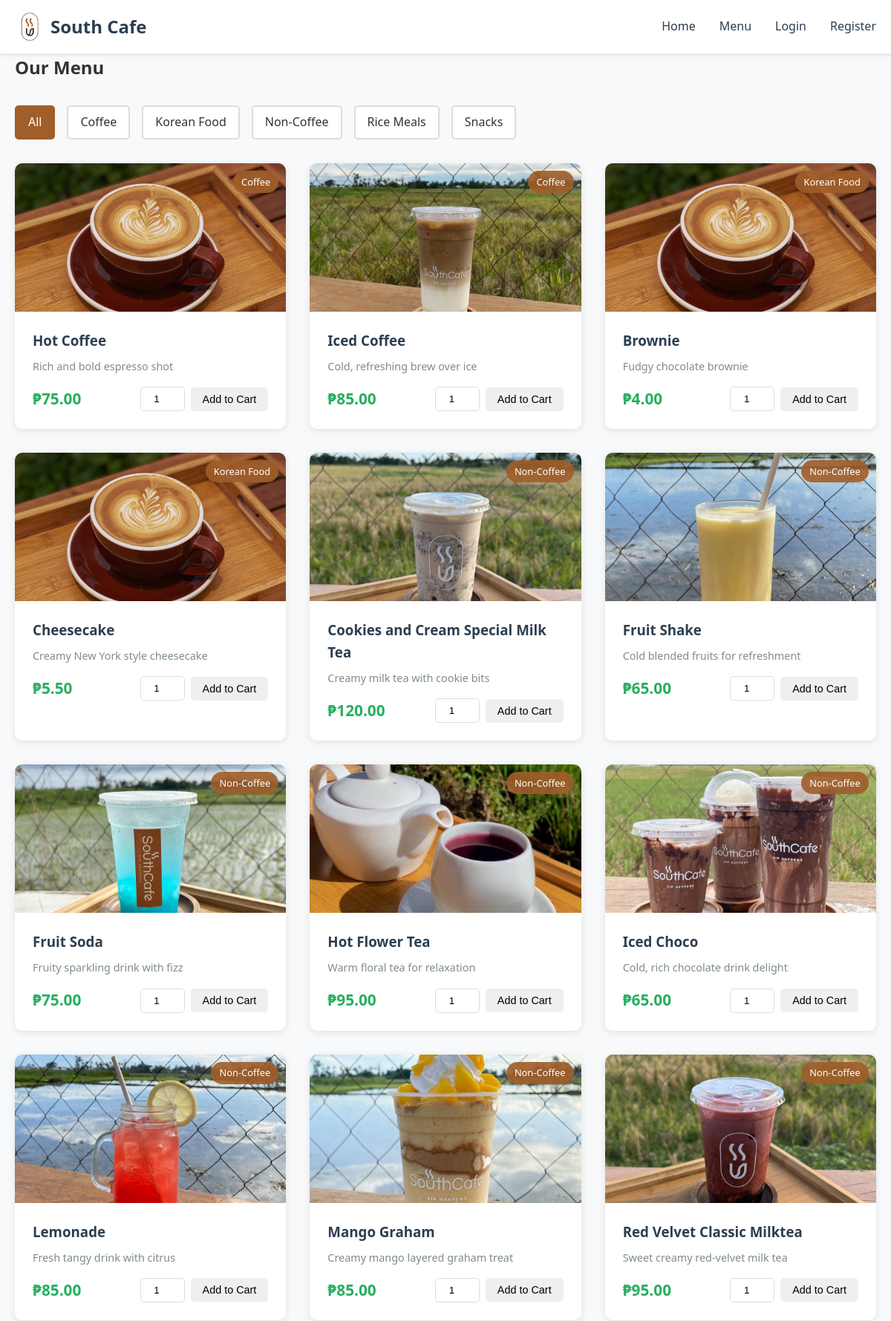
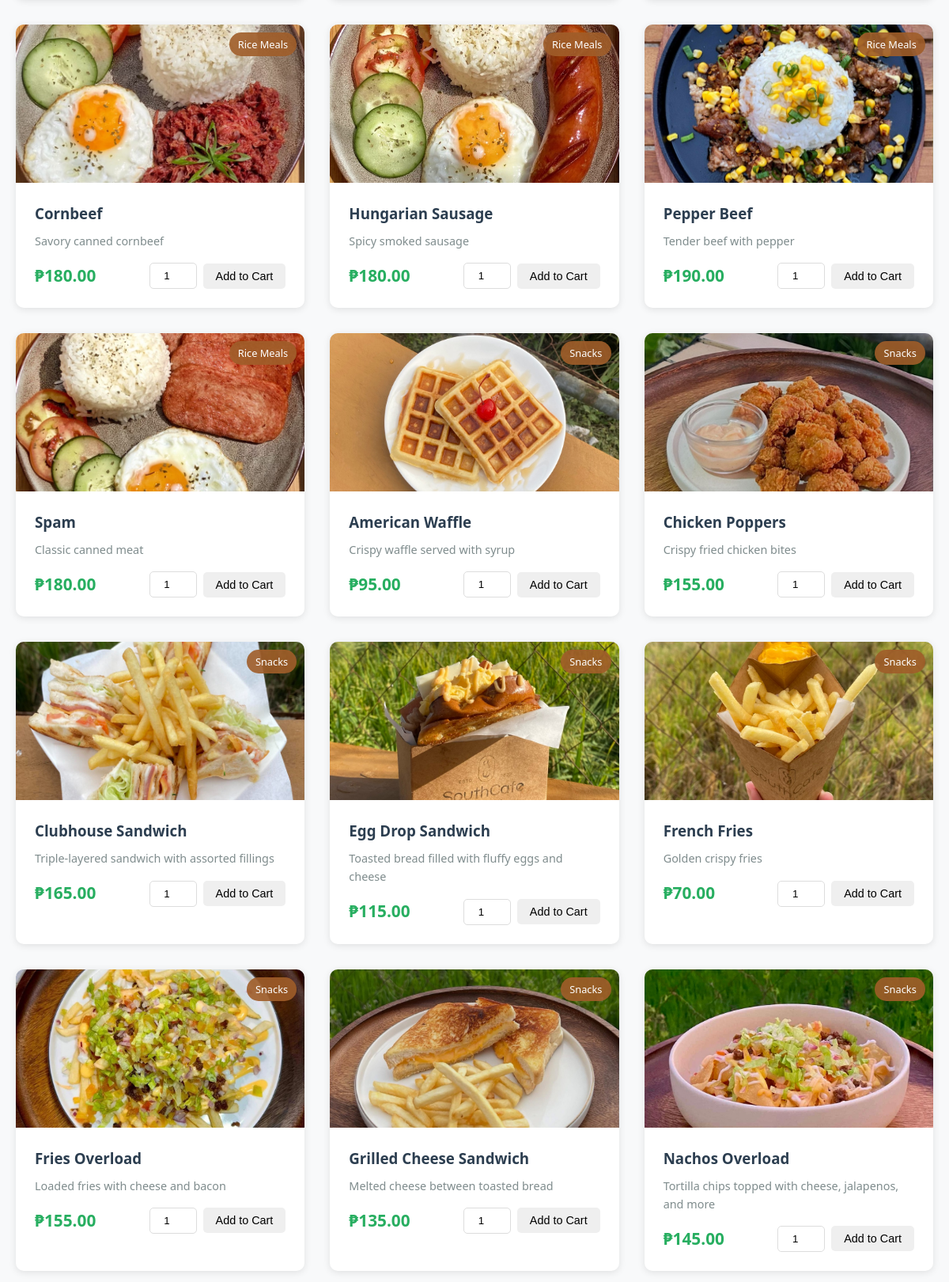
Page /menu.php (upper part) on the committed database (2 pictures, top to bottom).
### tables this page shows
CREATE TABLE IF NOT EXISTS categories (
    id INT AUTO_INCREMENT PRIMARY KEY,
    name VARCHAR(50) NOT NULL,
    description TEXT
);

CREATE TABLE IF NOT EXISTS products (
    id INT AUTO_INCREMENT PRIMARY KEY,
    name VARCHAR(100) NOT NULL,
    description TEXT,
    price DECIMAL(10, 2) NOT NULL,
    category_id INT,
    image VARCHAR(255),
    available BOOLEAN DEFAULT TRUE,
    created_at TIMESTAMP DEFAULT CURRENT_TIMESTAMP,
    FOREIGN KEY (category_id) REFERENCES categories(id)
);

### menu.php (the view, shortened to what this page needs)
<?php
require_once 'config.php';
$categories_query = "SELECT * FROM categories ORDER BY name";
$categories_result = mysqli_query($conn, $categories_query);
$categories = mysqli_fetch_all($categories_result, MYSQLI_ASSOC);
$category_filter = isset($_GET['category']) ? (int)$_GET['category'] : 0;
if ($category_filter > 0) {
    $products_query = "SELECT p.*, c.name as category_name FROM products p
                       LEFT JOIN categories c ON p.category_id = c.id
                       WHERE p.available = 1 AND p.category_id = ?
                       ORDER BY p.name";
    $stmt = mysqli_prepare($conn, $products_query);
    mysqli_stmt_bind_param($stmt, "i", $category_filter);
    mysqli_stmt_execute($stmt);
    $products_result = mysqli_stmt_get_result($stmt);
} else {
    $products_query = "SELECT p.*, c.name as category_name FROM products p
                       LEFT JOIN categories c ON p.category_id = c.id
                       WHERE p.available = 1
                       ORDER BY c.name, p.name";
    $products_result = mysqli_query($conn, $products_query);
}
$products = mysqli_fetch_all($products_result, MYSQLI_ASSOC);
include 'includes/header.php';
?>
<div class="container">
    <h2>Our Menu</h2>
    <div class="filter-section">
        <a href="menu.php" class="filter-btn <?php echo $category_filter == 0 ? 'active' : ''; ?>">All</a>
        <?php foreach ($categories as $category): ?>
            <a href="menu.php?category=<?php echo $category['id']; ?>"
               class="filter-btn <?php echo $category_filter == $category['id'] ? 'active' : ''; ?>">
                <?php echo htmlspecialchars($category['name']); ?>
            </a>
        <?php endforeach; ?>
    </div>
    <div class="product-grid">
        <?php if (count($products) > 0): ?>
            <?php foreach ($products as $product): ?>
                <div class="product-card">
                    <div class="product-image">
                        <img src="images/<?php echo htmlspecialchars($product['image']); ?>"
                             alt="<?php echo htmlspecialchars($product['name']); ?>"
                             onerror="this.src='images/placeholder.jpg'">
                        <span class="category-badge"><?php echo htmlspecialchars($product['category_name']); ?></span>
                    </div>
                    <div class="product-info">
                        <h3><?php echo htmlspecialchars($product['name']); ?></h3>
                        <p class="product-description"><?php echo htmlspecialchars($product['description']); ?></p>
                        <div class="product-footer">
                            <span class="price">₱<?php echo number_format($product['price'], 2); ?></span>
                            <form method="POST" action="menu.php" class="add-to-cart-form">
                                <input type="number" name="quantity" value="1" min="1" max="99" class="quantity-input">
                                <button type="submit" name="add_to_cart" class="btn btn-small">Add to Cart</button>
                            </form>
                        </div>
                    </div>
                </div>
            <?php endforeach; ?>
        <?php else: ?>
            <p class="no-products">No products found in this category.</p>
        <?php endif; ?>
    </div>
</div>
<?php include 'includes/footer.php'; ?>

### style.css (style rules this page uses)
* { margin: 0; padding: 0; box-sizing: border-box; }
body { font-family: 'Segoe UI', Tahoma, Geneva, Verdana, sans-serif; line-height: 1.6; color: #333; background-color: #f8f9fa; }
.container { max-width: 1200px; margin: 0 auto; padding: 0 20px; }
.btn { display: inline-block; padding: 0.75rem 1.5rem; border: none; border-radius: 5px; cursor: pointer; text-decoration: none; transition: all 0.3s; font-size: 1rem; }
.btn-small { padding: 0.5rem 1rem; font-size: 0.9rem; }
.product-grid { display: grid; grid-template-columns: repeat(auto-fill, minmax(280px, 1fr)); gap: 2rem; margin: 2rem 0; }
.product-card { background: white; border-radius: 10px; overflow: hidden; box-shadow: 0 2px 10px rgba(0,0,0,0.1); transition: transform 0.3s; }
.product-image { position: relative; height: 200px; overflow: hidden; background-color: #ecf0f1; }
.product-image img { width: 100%; height: 100%; object-fit: cover; }
.category-badge { position: absolute; top: 10px; right: 10px; background-color: rgba(160, 94, 42, 0.9); color: white; padding: 0.3rem 0.7rem; border-radius: 20px; font-size: 0.8rem; }
.product-info { padding: 1.5rem; }
.product-info h3 { margin-bottom: 0.5rem; color: #2c3e50; }
.product-description { color: #7f8c8d; font-size: 0.9rem; margin-bottom: 1rem; }
.product-footer { display: flex; justify-content: space-between; align-items: center; margin-top: 1rem; }
.price { font-size: 1.3rem; font-weight: bold; color: #27ae60; }
.filter-section { display: flex; gap: 1rem; margin: 2rem 0; flex-wrap: wrap; }
.filter-btn { padding: 0.5rem 1rem; background-color: white; border: 2px solid #ddd; border-radius: 5px; text-decoration: none; color: #333; transition: all 0.3s; }
.filter-btn:hover, .filter-btn.active { background-color: #A05E2A; color: white; border-color: #A05E2A; }
.add-to-cart-form { display: flex; gap: 0.5rem; align-items: center; }
.quantity-input { width: 60px; padding: 0.5rem; border: 1px solid #ddd; border-radius: 5px; text-align: center; }

### rows in the picture
categories: name "Coffee"
categories: name "Korean Food"
categories: name "Non-Coffee"
categories: name "Rice Meals"
categories: name "Snacks"
products: image (picture), category.name "Coffee", name "Hot Coffee", description "Rich and bold espresso shot", price "75.00"
products: image (picture), category.name "Coffee", name "Iced Coffee", description "Cold, refreshing brew over ice", price "85.00"
products: category.name "Korean Food", name "Brownie", description "Fudgy chocolate brownie", price "4.00"
products: category.name "Korean Food", name "Cheesecake", description "Creamy New York style cheesecake", price "5.50"
products: image (picture), category.name "Non-Coffee", name "Cookies and Cream Special Milk Tea", description "Creamy milk tea with cookie bits", price "120.00"
products: image (picture), category.name "Non-Coffee", name "Fruit Shake", description "Cold blended fruits for refreshment", price "65.00"
products: image (picture), category.name "Non-Coffee", name "Fruit Soda", description "Fruity sparkling drink with fizz", price "75.00"
products: image (picture), category.name "Non-Coffee", name "Hot Flower Tea", description "Warm floral tea for relaxation", price "95.00"
products: image (picture), category.name "Non-Coffee", name "Iced Choco", description "Cold, rich chocolate drink delight", price "65.00"
products: image (picture), category.name "Non-Coffee", name "Lemonade", description "Fresh tangy drink with citrus", price "85.00"
products: image (picture), category.name "Non-Coffee", name "Mango Graham", description "Creamy mango layered graham treat", price "85.00"
products: image (picture), category.name "Non-Coffee", name "Red Velvet Classic Milktea", description "Sweet creamy red-velvet milk tea", price "95.00"
products: image (picture), category.name "Rice Meals", name "Cornbeef", description "Savory canned cornbeef", price "180.00"
products: image (picture), category.name "Rice Meals", name "Hungarian Sausage", description "Spicy smoked sausage", price "180.00"
products: image (picture), category.name "Rice Meals", name "Pepper Beef", description "Tender beef with pepper", price "190.00"
products: image (picture), category.name "Rice Meals", name "Spam", description "Classic canned meat", price "180.00"
products: image (picture), category.name "Snacks", name "American Waffle", description "Crispy waffle served with syrup", price "95.00"
products: image (picture), category.name "Snacks", name "Chicken Poppers", description "Crispy fried chicken bites", price "155.00"
products: image (picture), category.name "Snacks", name "Clubhouse Sandwich", description "Triple-layered sandwich with assorted fillings", price "165.00"
products: image (picture), category.name "Snacks", name "Egg Drop Sandwich", description "Toasted bread filled with fluffy eggs and cheese", price "115.00"
products: image (picture), category.name "Snacks", name "French Fries", description "Golden crispy fries", price "70.00"
products: image (picture), category.name "Snacks", name "Fries Overload", description "Loaded fries with cheese and bacon", price "155.00"
products: image (picture), category.name "Snacks", name "Grilled Cheese Sandwich", description "Melted cheese between toasted bread", price "135.00"
products: image (picture), category.name "Snacks", name "Nachos Overload", description "Tortilla chips topped with cheese, jalapenos, and more", price "145.00"
